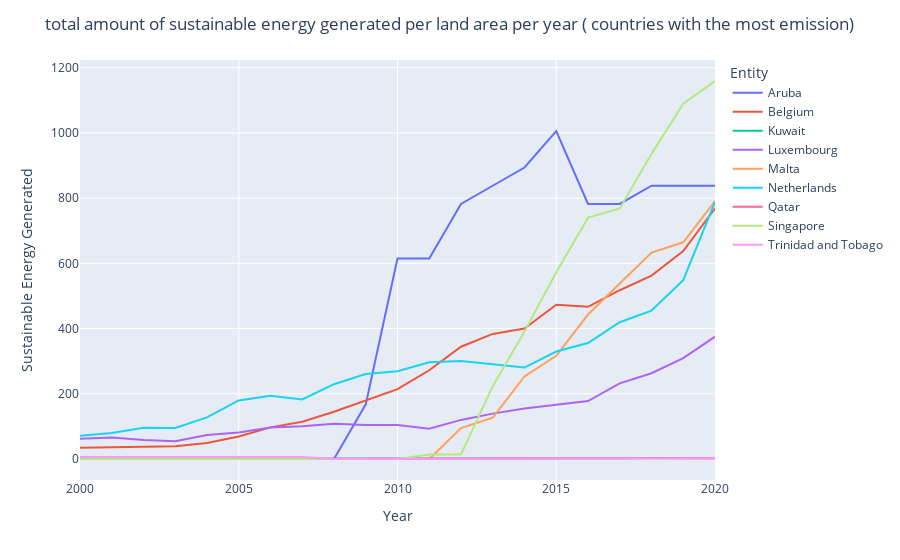

The code cell stored with this chart in its notebook:
### Code cell
import plotly.express as px

df = px.data.gapminder().query("continent=='Oceania'")
fig = px.line(renewable_countries, x="Year", y= 0, color='Entity')
fig.update_layout(
    title=  'total amount of sustainable energy generated per land area per year '
            '( countries with the most emission)',
    yaxis_title='Sustainable Energy Generated'
    
)

fig.show()

### Figure 1 — Plotly figure (JSON) as saved in the notebook; plotly's stock layout.template omitted (floating-point values rounded to 4 significant figures)
{"data": [{"hovertemplate": "Entity=Aruba<br>Year=%{x}<br>0=%{y}<extra></extra>", "legendgroup": "Aruba", "line": {"color": "#636efa", "dash": "solid"}, "marker": {"symbol": "circle"}, "mode": "lines", "name": "Aruba", "orientation": "v", "showlegend": true, "type": "scatter", "x": [2000, 2001, 2002, 2003, 2004, 2005, 2006, 2007, 2008, 2009, 2010, 2011, 2012, 2013, 2014, 2015, 2016, 2017, 2018, 2019, 2020], "xaxis": "x", "y": [0.0, 0.0, 0.0, 0.0, 0.0, 0.0, 0.0, 0.0, 0.0, 167.6, 614.5, 614.5, 782.1, 838.0, 893.9, 1006.0, 782.1, 782.1, 838.0, 838.0, 838.0], "yaxis": "y"}, {"hovertemplate": "Entity=Belgium<br>Year=%{x}<br>0=%{y}<extra></extra>", "legendgroup": "Belgium", "line": {"color": "#EF553B", "dash": "solid"}, "marker": {"symbol": "circle"}, "mode": "lines", "name": "Belgium", "orientation": "v", "showlegend": true, "type": "scatter", "x": [2000, 2001, 2002, 2003, 2004, 2005, 2006, 2007, 2008, 2009, 2010, 2011, 2012, 2013, 2014, 2015, 2016, 2017, 2018, 2019, 2020], "xaxis": "x", "y": [34.39, 35.38, 37.34, 39.31, 49.14, 69.12, 96.96, 114.3, 144.8, 178.5, 214.2, 272.2, 344.3, 383.6, 400.0, 473.3, 466.8, 517.6, 562.4, 637.8, 768.5], "yaxis": "y"}, {"hovertemplate": "Entity=Kuwait<br>Year=%{x}<br>0=%{y}<extra></extra>", "legendgroup": "Kuwait", "line": {"color": "#00cc96", "dash": "solid"}, "marker": {"symbol": "circle"}, "mode": "lines", "name": "Kuwait", "orientation": "v", "showlegend": true, "type": "scatter", "x": [2000, 2001, 2002, 2003, 2004, 2005, 2006, 2007, 2008, 2009, 2010, 2011, 2012, 2013, 2014, 2015, 2016, 2017, 2018, 2019, 2020], "xaxis": "x", "y": [0.0, 0.0, 0.0, 0.0, 0.0, 0.0, 0.0, 0.0, 0.0, 0.0, 0.0, 0.0, 0.0, 0.5612, 0.5612, 0.5612, 1.122, 2.245, 3.367, 3.367, 2.806], "yaxis": "y"}, {"hovertemplate": "Entity=Luxembourg<br>Year=%{x}<br>0=%{y}<extra></extra>", "legendgroup": "Luxembourg", "line": {"color": "#ab63fa", "dash": "solid"}, "marker": {"symbol": "circle"}, "mode": "lines", "name": "Luxembourg", "orientation": "v", "showlegend": true, "type": "scatter", "x": [2000, 2001, 2002, 2003, 2004, 2005, 2006, 2007, 2008, 2009, 2010, 2011, 2012, 2013, 2014, 2015, 2016, 2017, 2018, 2019, 2020], "xaxis": "x", "y": [61.87, 65.74, 58.0, 54.14, 73.47, 81.21, 96.67, 100.5, 108.3, 104.4, 104.4, 92.81, 119.9, 139.2, 154.7, 166.3, 177.9, 232.0, 263.0, 309.4, 375.1], "yaxis": "y"}, {"hovertemplate": "Entity=Malta<br>Year=%{x}<br>0=%{y}<extra></extra>", "legendgroup": "Malta", "line": {"color": "#FFA15A", "dash": "solid"}, "marker": {"symbol": "circle"}, "mode": "lines", "name": "Malta", "orientation": "v", "showlegend": true, "type": "scatter", "x": [2000, 2001, 2002, 2003, 2004, 2005, 2006, 2007, 2008, 2009, 2010, 2011, 2012, 2013, 2014, 2015, 2016, 2017, 2018, 2019, 2020], "xaxis": "x", "y": [0.0, 0.0, 0.0, 0.0, 0.0, 0.0, 0.0, 0.0, 0.0, 0.0, 0.0, 0.0, 94.94, 126.6, 253.2, 316.5, 443.0, 538.0, 632.9, 664.6, 791.1], "yaxis": "y"}, {"hovertemplate": "Entity=Netherlands<br>Year=%{x}<br>0=%{y}<extra></extra>", "legendgroup": "Netherlands", "line": {"color": "#19d3f3", "dash": "solid"}, "marker": {"symbol": "circle"}, "mode": "lines", "name": "Netherlands", "orientation": "v", "showlegend": true, "type": "scatter", "x": [2000, 2001, 2002, 2003, 2004, 2005, 2006, 2007, 2008, 2009, 2010, 2011, 2012, 2013, 2014, 2015, 2016, 2017, 2018, 2019, 2020], "xaxis": "x", "y": [71.49, 79.68, 95.8, 95.32, 127.6, 179.6, 193.8, 182.7, 229.4, 260.7, 269.4, 296.6, 300.2, 291.3, 280.4, 329.5, 355.8, 419.6, 455.2, 548.6, 788.3], "yaxis": "y"}, {"hovertemplate": "Entity=Qatar<br>Year=%{x}<br>0=%{y}<extra></extra>", "legendgroup": "Qatar", "line": {"color": "#FF6692", "dash": "solid"}, "marker": {"symbol": "circle"}, "mode": "lines", "name": "Qatar", "orientation": "v", "showlegend": true, "type": "scatter", "x": [2000, 2001, 2002, 2003, 2004, 2005, 2006, 2007, 2008, 2009, 2010, 2011, 2012, 2013, 2014, 2015, 2016, 2017, 2018, 2019, 2020], "xaxis": "x", "y": [0.0, 0.0, 0.0, 0.0, 0.0, 0.0, 0.0, 0.0, 0.0, 0.0, 0.0, 0.8631, 0.8631, 0.8631, 1.726, 2.589, 2.589, 2.589, 1.726, 2.589, 1.726], "yaxis": "y"}, {"hovertemplate": "Entity=Singapore<br>Year=%{x}<br>0=%{y}<extra></extra>", "legendgroup": "Singapore", "line": {"color": "#B6E880", "dash": "solid"}, "marker": {"symbol": "circle"}, "mode": "lines", "name": "Singapore", "orientation": "v", "showlegend": true, "type": "scatter", "x": [2000, 2001, 2002, 2003, 2004, 2005, 2006, 2007, 2008, 2009, 2010, 2011, 2012, 2013, 2014, 2015, 2016, 2017, 2018, 2019, 2020], "xaxis": "x", "y": [0.0, 0.0, 0.0, 0.0, 0.0, 0.0, 0.0, 0.0, 0.0, 0.0, 0.0, 13.97, 13.97, 223.5, 391.1, 572.6, 740.2, 768.2, 935.8, 1089.0, 1159.0], "yaxis": "y"}, {"hovertemplate": "Entity=Trinidad and Tobago<br>Year=%{x}<br>0=%{y}<extra></extra>", "legendgroup": "Trinidad and Tobago", "line": {"color": "#FF97FF", "dash": "solid"}, "marker": {"symbol": "circle"}, "mode": "lines", "name": "Trinidad and Tobago", "orientation": "v", "showlegend": true, "type": "scatter", "x": [2000, 2001, 2002, 2003, 2004, 2005, 2006, 2007, 2008, 2009, 2010, 2011, 2012, 2013, 2014, 2015, 2016, 2017, 2018, 2019, 2020], "xaxis": "x", "y": [5.85, 5.85, 5.85, 5.85, 5.85, 7.8, 7.8, 5.85, 0.0, 0.0, 0.0, 0.0, 0.0, 0.0, 0.0, 1.95, 1.95, 1.95, 1.95, 1.95, 1.95], "yaxis": "y"}], "layout": {"legend": {"title": {"text": "Entity"}, "tracegroupgap": 0}, "margin": {"t": 60}, "title": {"text": "total amount of sustainable energy generated per land area per year ( countries with the most emission)"}, "xaxis": {"anchor": "y", "domain": [0.0, 1.0], "title": {"text": "Year"}}, "yaxis": {"anchor": "x", "domain": [0.0, 1.0], "title": {"text": "Sustainable Energy Generated"}}}}
